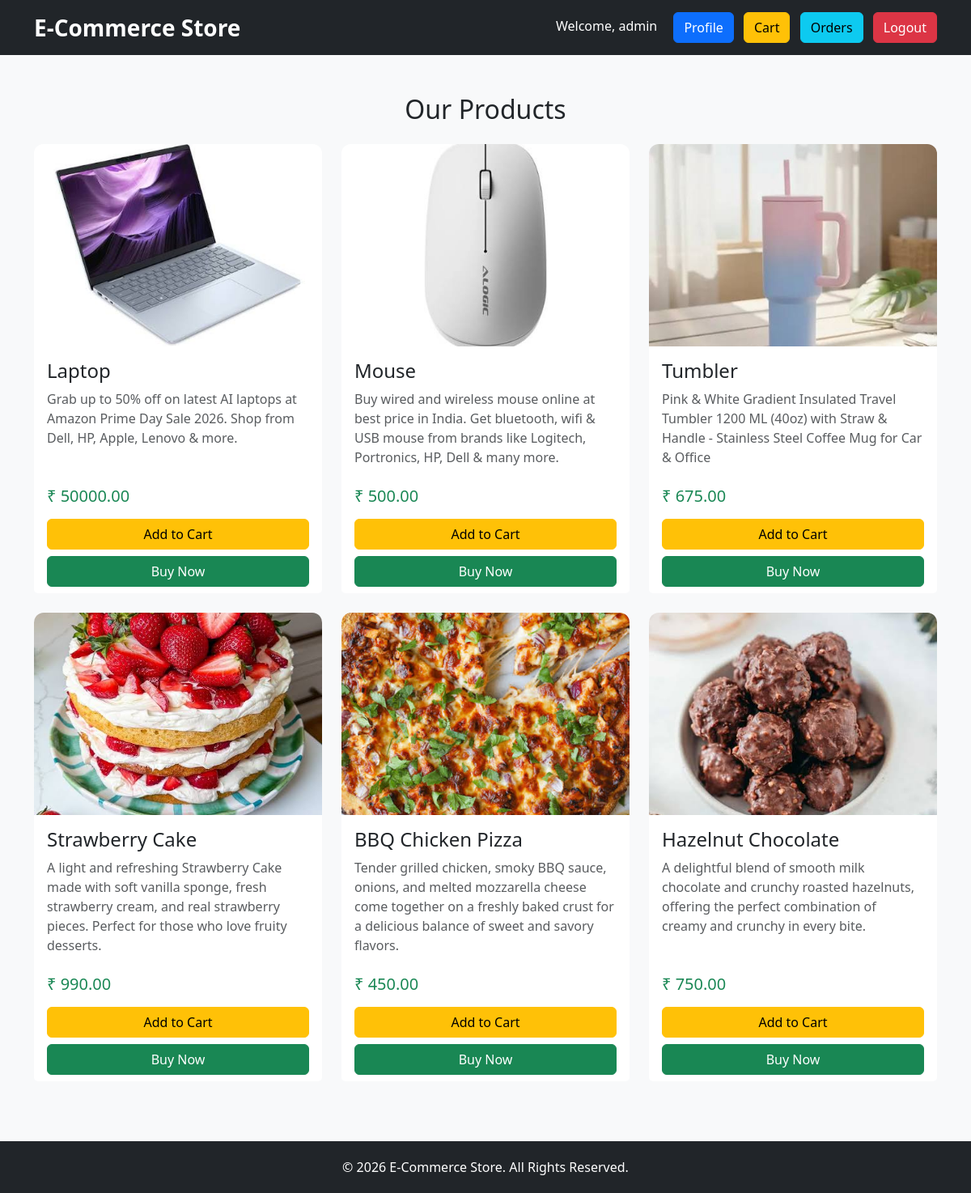
The app's page /home/ (signed in) with its own data.
### shop/models.py (models this page shows, shortened)
class Product(models.Model):
    name = models.CharField(max_length=100)
    description = models.TextField(null=True, blank=True)
    price = models.DecimalField(max_digits=10, decimal_places=2)
    image = models.ImageField(upload_to='products/')

### shop/views.py (the view)
# urls.py: 2. Add a URL to urlpatterns:  path('', views.home, name='home')
@login_required()
def home(request):
    products = Product.objects.all()
    return render(request, "home.html", {"products": products})

### shop/templates/home.html (shortened to what this page needs)
<!DOCTYPE html>
<html lang="en">
<head>
    <link href="https://cdn.jsdelivr.net/npm/bootstrap@5.3.7/dist/css/bootstrap.min.css" rel="stylesheet">
</head>
<body>
<nav class="navbar navbar-expand-lg navbar-dark bg-dark">
    <div class="container">
        <a class="navbar-brand" href="{% url 'home' %}">
            E-Commerce Store
        </a>
        <div>
            {% if user.is_authenticated %}
                <span class="text-white me-3">
                    Welcome, {{ user.username }}
                </span>
                <a href="{% url 'profile' %}" class="btn btn-primary me-2">
                    Profile
                </a>
                <a href="{% url 'cart' %}" class="btn btn-warning me-2">
                    Cart
                </a>
                <a href="{% url 'orders' %}" class="btn btn-info me-2">
                    Orders
                </a>
                <a href="{% url 'logout' %}" class="btn btn-danger">
                    Logout
                </a>
            {% endif %}
        </div>
    </div>
</nav>
<div class="container mt-5">
    <h2 class="text-center mb-4">Our Products</h2>
    <div class="row">
        {% for product in products %}
        <div class="col-lg-4 col-md-6 mb-4">
            <div class="card h-100">
                {% if product.image %}
                    <img src="{{ product.image.url }}" class="card-img-top" alt="{{ product.name }}">
                {% else %}
                    <img src="https://via.placeholder.com/300x250?text=No+Image" class="card-img-top" alt="No Image">
                {% endif %}
                <div class="card-body">
                    <h4 class="card-title">
                        {{ product.name }}
                    </h4>
                    <p class="card-text text-muted">
                        {{ product.description }}
                    </p>
                </div>
                <div class="card-footer bg-white border-0">
                    <h5 class="text-success mb-3">
                        ₹ {{ product.price }}
                    </h5>
                    {% if user.is_authenticated %}
                        <a href="{% url 'add_to_cart' product.id %}"
                        class="btn btn-warning w-100 mb-2">
                            Add to Cart
                        </a>
                        <a href="{% url 'buy_now' product.id %}"
                        class="btn btn-success w-100">
                            Buy Now
                        </a>
                    {% endif %}
                </div>
            </div>
        </div>
        {% empty %}
        <div class="col-12">
            <div class="alert alert-info text-center">
                No Products Available.
            </div>
        </div>
        {% endfor %}
    </div>
</div>
<footer>
    <p class="mb-0">&copy; 2026 E-Commerce Store. All Rights Reserved.</p>
</footer>
</body>
</html>

### shop/templates/home.html (style rules this page uses)
body { background-color:#f8f9fa; }
.navbar-brand { font-weight:bold; font-size:28px; }
.card { border:none; border-radius:12px; transition:0.3s; }
.card img { height:250px; object-fit:cover; border-top-left-radius:12px; border-top-right-radius:12px; }
footer { margin-top:50px; padding:20px; background:#212529; color:white; text-align:center; }

### records on screen
Product: image (picture), name "Laptop", description "Grab up to 50% off on latest AI laptops at Amazon Prime Day Sale 2026. Shop from Dell, HP, Apple, Lenovo & more.", price "50000.00"
Product: image (picture), name "Mouse", description "Buy wired and wireless mouse online at best price in India. Get bluetooth, wifi & USB mouse from brands like Logitech, Portronics, HP, Dell & many more.", price "500.00"
Product: image (picture), name "Tumbler", description "Pink & White Gradient Insulated Travel Tumbler 1200 ML (40oz) with Straw & Handle - Stainless Steel Coffee Mug for Car & Office", price "675.00"
Product: image (picture), name "Strawberry Cake", description "A light and refreshing Strawberry Cake made with soft vanilla sponge, fresh strawberry cream, and real strawberry pieces. Perfect for those who love fruity desserts.", price "990.00"
Product: image (picture), name "BBQ Chicken Pizza", description "Tender grilled chicken, smoky BBQ sauce, onions, and melted mozzarella cheese come together on a freshly baked crust for a delicious balance of sweet and savory flavors.", price "450.00"
Product: image (picture), name "Hazelnut Chocolate", description "A delightful blend of smooth milk chocolate and crunchy roasted hazelnuts, offering the perfect combination of creamy and crunchy in every bite.", price "750.00"

### other values on screen
{{ user.username }} "admin"
